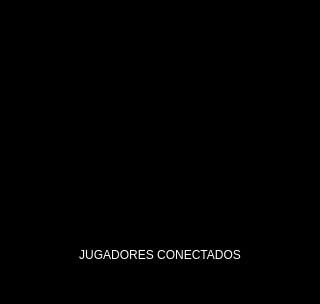
<?xml version="1.0" encoding="UTF-8"?>
<ui version="4.0">
 <class>Form</class>
 <widget class="QWidget" name="Form">
  <property name="geometry">
   <rect>
    <x>0</x>
    <y>0</y>
    <width>320</width>
    <height>304</height>
   </rect>
  </property>
  <property name="palette">
   <palette>
    <active>
     <colorrole role="Base">
      <brush brushstyle="SolidPattern">
       <color alpha="255">
        <red>255</red>
        <green>255</green>
        <blue>255</blue>
       </color>
      </brush>
     </colorrole>
     <colorrole role="Window">
      <brush brushstyle="SolidPattern">
       <color alpha="255">
        <red>0</red>
        <green>0</green>
        <blue>0</blue>
       </color>
      </brush>
     </colorrole>
    </active>
    <inactive>
     <colorrole role="Base">
      <brush brushstyle="SolidPattern">
       <color alpha="255">
        <red>255</red>
        <green>255</green>
        <blue>255</blue>
       </color>
      </brush>
     </colorrole>
     <colorrole role="Window">
      <brush brushstyle="SolidPattern">
       <color alpha="255">
        <red>0</red>
        <green>0</green>
        <blue>0</blue>
       </color>
      </brush>
     </colorrole>
    </inactive>
    <disabled>
     <colorrole role="Base">
      <brush brushstyle="SolidPattern">
       <color alpha="255">
        <red>0</red>
        <green>0</green>
        <blue>0</blue>
       </color>
      </brush>
     </colorrole>
     <colorrole role="Window">
      <brush brushstyle="SolidPattern">
       <color alpha="255">
        <red>0</red>
        <green>0</green>
        <blue>0</blue>
       </color>
      </brush>
     </colorrole>
    </disabled>
   </palette>
  </property>
  <property name="windowTitle">
   <string>Form</string>
  </property>
  <layout class="QVBoxLayout" name="verticalLayout_2">
   <item>
    <layout class="QVBoxLayout" name="verticalLayout">
     <item>
      <layout class="QHBoxLayout" name="horizontalLayout">
       <item>
        <widget class="QLabel" name="logo">
         <property name="minimumSize">
          <size>
           <width>250</width>
           <height>200</height>
          </size>
         </property>
         <property name="maximumSize">
          <size>
           <width>250</width>
           <height>200</height>
          </size>
         </property>
         <property name="text">
          <string>TextLabel</string>
         </property>
         <property name="scaledContents">
          <bool>true</bool>
         </property>
         <property name="alignment">
          <set>Qt::AlignCenter</set>
         </property>
        </widget>
       </item>
      </layout>
     </item>
     <item>
      <widget class="QLabel" name="label_2">
       <property name="text">
        <string>&lt;html&gt;&lt;head/&gt;&lt;body&gt;&lt;p&gt;&lt;span style=&quot; color:#ffffff;&quot;&gt;JUGADORES CONECTADOS&lt;/span&gt;&lt;/p&gt;&lt;/body&gt;&lt;/html&gt;</string>
       </property>
       <property name="alignment">
        <set>Qt::AlignCenter</set>
       </property>
      </widget>
     </item>
     <item>
      <layout class="QVBoxLayout" name="jugadores"/>
     </item>
    </layout>
   </item>
  </layout>
 </widget>
 <resources/>
 <connections/>
</ui>
